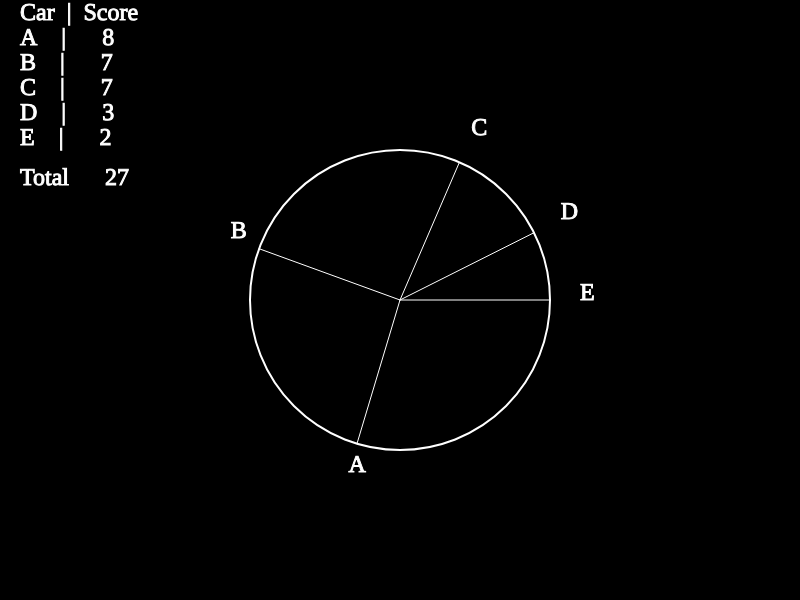
Frame 1 (no input)
Frame 60 (no input): identical to frame 1, image omitted
Frame 120 (the mouse pressed at the canvas centre since frame 60): identical to frame 1, image omitted

The p5.js sketch that drew this single still picture (run headless with seeded random() and noise() and a simulated clock; from frame 60 on, the mouse is pressed at the canvas centre):

// p5.js sketch
// ── sketch.js
let cars
const POPULATION_SIZE = 5
let totalScore
let rotation = 0
let rotate
let picked = null
let pickedAnimation = 0

function setup() {
  createCanvas(800, 600)
  rotate = createCheckbox('rotate')
  createButton('pick').mousePressed(pick)

  generatePopulation()
}

function draw() {
  background(0)

  fill(255)
  stroke(255)
  strokeWeight(1)
  textFont('Consolas')
  textSize(24)
  text(`Car  |  Score`, 20, 20)
  for (let i = 0; i < POPULATION_SIZE; i++) {
    text(`${String.fromCharCode(i + 65)}    |      ${cars[i]}`, 20, 45 + i * 25)
  }

  text(`Total      ${totalScore}`, 20, 60 + POPULATION_SIZE * 25)
  if (picked) {
    stroke(0,200,120)
    fill(0,200,120)
    text(`Picked     ${picked}`, 20, 85 + POPULATION_SIZE * 25)
  }
  translate(width / 2, height / 2)

  if (picked) {
    if (pickedAnimation < picked) {
      pickedAnimation += 0.08
    } else {

    }
    strokeWeight(4)
    let start = p5.Vector.fromAngle(pickedAnimation / totalScore * TWO_PI).mult(150)
    let end = p5.Vector.mult(start, 1.5)
    line(start.x, start.y, end.x, end.y)
  }

  fill(255)
  stroke(255)
  strokeWeight(1)

  let angle = rotation
  for (let i = 0; i < POPULATION_SIZE; i++) {
    let carScore = cars[i]
    angle += carScore * TWO_PI / totalScore
    let v = p5.Vector.fromAngle(angle).mult(150)
    line(0, 0, v.x, v.y)
    v.mult(1.2)
    text(String.fromCharCode(i + 65), v.x, v.y)
  }

  strokeWeight(2)
  ellipseMode(CENTER)
  noFill()
  circle(0, 0, 300)

  if (rotate.checked())
    rotation += 0.1

}

function generatePopulation() {
  // generate random population with score per car
  totalScore = 0
  cars = []
  for (let i = 0; i < POPULATION_SIZE; i++) {
    let score = Math.floor(random(10))
    cars.push(score)
    totalScore += score
  }
  cars = cars.sort((a, b) => b - a)
}

function pick() {
  pickedAnimation = 0
  picked = Math.floor(random(totalScore))
}
